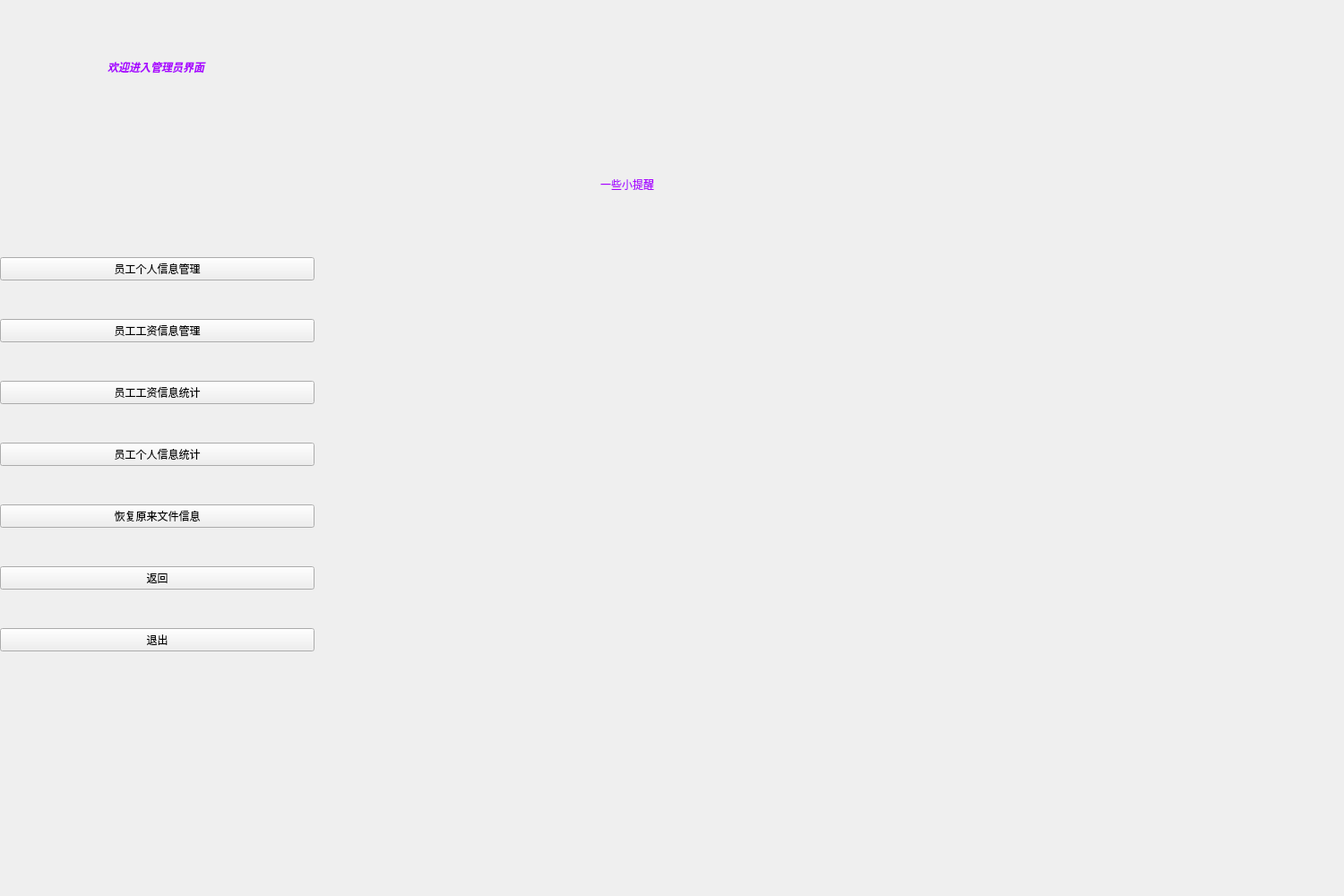
<?xml version="1.0" encoding="UTF-8"?>
<ui version="4.0">
 <class>Admin</class>
 <widget class="QWidget" name="Admin">
  <property name="geometry">
   <rect>
    <x>0</x>
    <y>0</y>
    <width>1500</width>
    <height>1000</height>
   </rect>
  </property>
  <property name="windowTitle">
   <string>Form</string>
  </property>
  <widget class="QWidget" name="verticalLayoutWidget">
   <property name="geometry">
    <rect>
     <x>0</x>
     <y>250</y>
     <width>351</width>
     <height>521</height>
    </rect>
   </property>
   <layout class="QVBoxLayout" name="verticalLayout">
    <item>
     <widget class="QPushButton" name="btn_user_mag">
      <property name="styleSheet">
       <string notr="true">font: 12pt &quot;Agency FB&quot;;</string>
      </property>
      <property name="text">
       <string>员工个人信息管理</string>
      </property>
     </widget>
    </item>
    <item>
     <widget class="QPushButton" name="btn_sal_mag">
      <property name="styleSheet">
       <string notr="true">font: 12pt &quot;Agency FB&quot;;</string>
      </property>
      <property name="text">
       <string>员工工资信息管理</string>
      </property>
     </widget>
    </item>
    <item>
     <widget class="QPushButton" name="btn_sala_satis">
      <property name="styleSheet">
       <string notr="true">font: 12pt &quot;Agency FB&quot;;</string>
      </property>
      <property name="text">
       <string>员工工资信息统计</string>
      </property>
     </widget>
    </item>
    <item>
     <widget class="QPushButton" name="btn_user_sas">
      <property name="styleSheet">
       <string notr="true">font: 12pt &quot;Agency FB&quot;;</string>
      </property>
      <property name="text">
       <string>员工个人信息统计</string>
      </property>
     </widget>
    </item>
    <item>
     <widget class="QPushButton" name="pushButton">
      <property name="styleSheet">
       <string notr="true">font: 12pt &quot;Agency FB&quot;;</string>
      </property>
      <property name="text">
       <string>恢复原来文件信息</string>
      </property>
     </widget>
    </item>
    <item>
     <widget class="QPushButton" name="btn_back_login">
      <property name="styleSheet">
       <string notr="true">font: 12pt &quot;Agency FB&quot;;</string>
      </property>
      <property name="text">
       <string>返回</string>
      </property>
     </widget>
    </item>
    <item>
     <widget class="QPushButton" name="btn_quit">
      <property name="styleSheet">
       <string notr="true">font: 12pt &quot;Agency FB&quot;;</string>
      </property>
      <property name="text">
       <string>退出</string>
      </property>
     </widget>
    </item>
   </layout>
  </widget>
  <widget class="QLabel" name="label">
   <property name="geometry">
    <rect>
     <x>120</x>
     <y>20</y>
     <width>601</width>
     <height>111</height>
    </rect>
   </property>
   <property name="styleSheet">
    <string notr="true">font: 16pt &quot;Agency FB&quot;;
font: 20pt &quot;Agency FB&quot;;</string>
   </property>
   <property name="text">
    <string>&lt;html&gt;&lt;head/&gt;&lt;body&gt;&lt;p&gt;&lt;span style=&quot; font-weight:600; font-style:italic; color:#aa00ff;&quot;&gt;欢迎进入管理员界面&lt;/span&gt;&lt;/p&gt;&lt;/body&gt;&lt;/html&gt;</string>
   </property>
  </widget>
  <widget class="QLabel" name="help">
   <property name="geometry">
    <rect>
     <x>590</x>
     <y>270</y>
     <width>931</width>
     <height>701</height>
    </rect>
   </property>
   <property name="styleSheet">
    <string notr="true">font: 11pt &quot;Agency FB&quot;;</string>
   </property>
   <property name="text">
    <string/>
   </property>
  </widget>
  <widget class="QLabel" name="title">
   <property name="geometry">
    <rect>
     <x>670</x>
     <y>160</y>
     <width>191</width>
     <height>91</height>
    </rect>
   </property>
   <property name="styleSheet">
    <string notr="true">font: 14pt &quot;Agency FB&quot;;
color: rgb(170, 0, 255);</string>
   </property>
   <property name="text">
    <string>一些小提醒</string>
   </property>
  </widget>
 </widget>
 <resources/>
 <connections/>
</ui>
